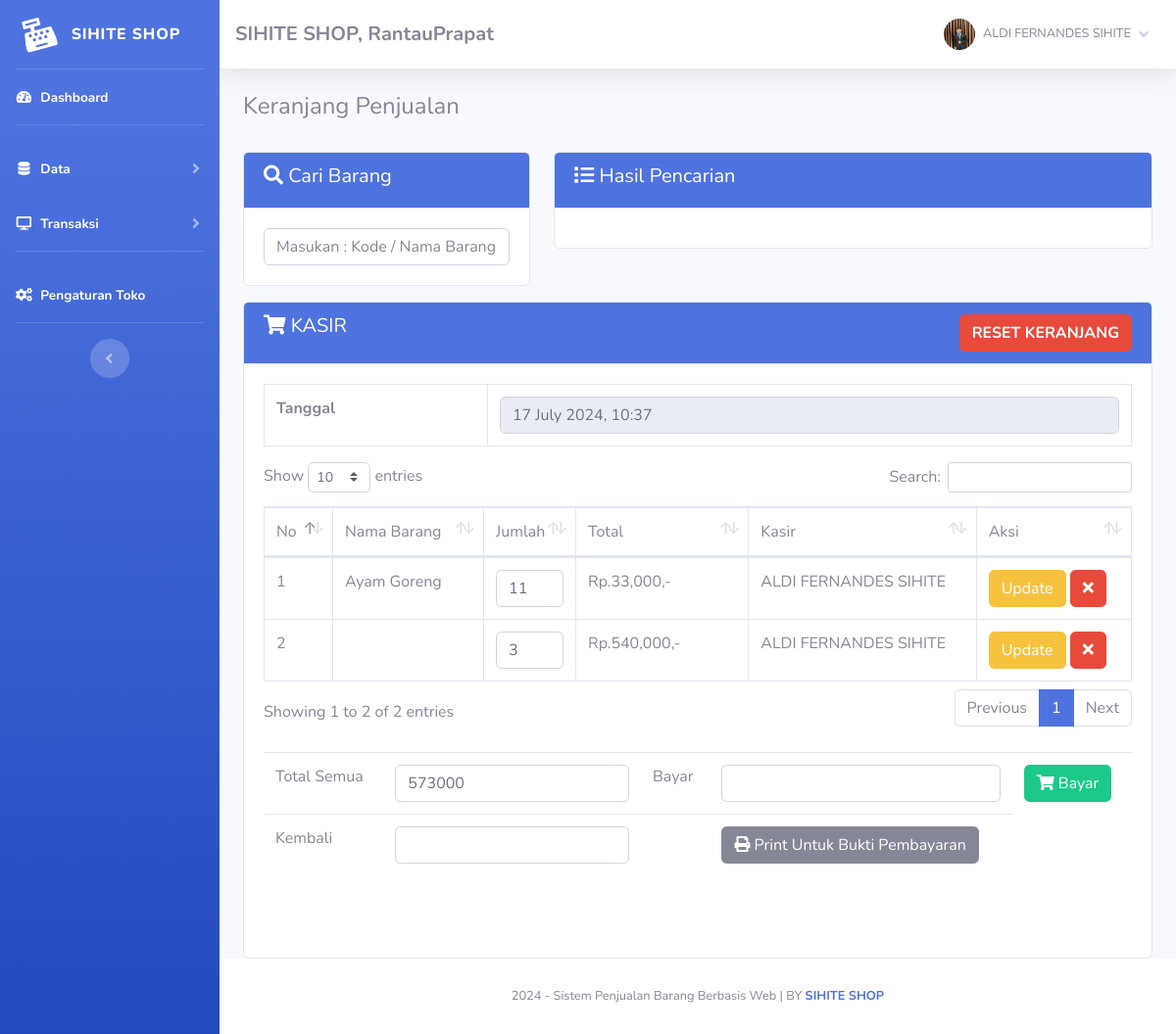
The page /index.php?page=jual (signed in) on the database its author committed.
### tables this page shows
CREATE TABLE `toko` (
  `id_toko` int(11) NOT NULL,
  `nama_toko` varchar(255) NOT NULL,
  `alamat_toko` text NOT NULL,
  `tlp` varchar(255) NOT NULL,
  `nama_pemilik` varchar(255) NOT NULL
);

CREATE TABLE `member` (
  `id_member` int(11) NOT NULL,
  `nm_member` varchar(255) NOT NULL,
  `alamat_member` text NOT NULL,
  `telepon` varchar(255) NOT NULL,
  `email` varchar(255) NOT NULL,
  `gambar` text NOT NULL,
  `NIK` text NOT NULL
);

CREATE TABLE `penjualan` (
  `id_penjualan` int(11) NOT NULL,
  `id_barang` varchar(255) NOT NULL,
  `id_member` int(11) NOT NULL,
  `jumlah` varchar(255) NOT NULL,
  `total` varchar(255) NOT NULL,
  `tanggal_input` varchar(255) NOT NULL
);

CREATE TABLE `barang` (
  `id` int(11) NOT NULL,
  `id_barang` varchar(255) NOT NULL,
  `id_kategori` int(11) NOT NULL,
  `nama_barang` text NOT NULL,
  `merk` varchar(255) NOT NULL,
  `harga_beli` varchar(255) NOT NULL,
  `harga_jual` varchar(255) NOT NULL,
  `satuan_barang` varchar(255) NOT NULL,
  `stok` text NOT NULL,
  `tgl_input` varchar(255) NOT NULL,
  `tgl_update` varchar(255) DEFAULT NULL
);

### admin/module/jual/index.php (the view, shortened to what this page needs)
<h4>Keranjang Penjualan</h4>
<br>
<div class="row">
	<div class="col-sm-4">
		<div class="card card-primary mb-3">
			<div class="card-header bg-primary text-white">
				<h5><i class="fa fa-search"></i> Cari Barang</h5>
			</div>
			<div class="card-body">
				<input type="text" id="cari" class="form-control" name="cari" placeholder="Masukan : Kode / Nama Barang  [ENTER]">
			</div>
		</div>
	</div>
	<div class="col-sm-8">
		<div class="card card-primary mb-3">
			<div class="card-header bg-primary text-white">
				<h5><i class="fa fa-list"></i> Hasil Pencarian</h5>
			</div>
			<div class="card-body">
			</div>
		</div>
	</div>
	<div class="col-sm-12">
		<div class="card card-primary">
			<div class="card-header bg-primary text-white">
				<h5><i class="fa fa-shopping-cart"></i> KASIR
				<a class="btn btn-danger float-right"
					onclick="javascript:return confirm('Apakah anda ingin reset keranjang ?');" href="fungsi/hapus/hapus.php?penjualan=jual">
					<b>RESET KERANJANG</b></a>
				</h5>
			</div>
			<div class="card-body">
				<div id="keranjang" class="table-responsive">
					<table class="table table-bordered">
						<tr>
							<td><b>Tanggal</b></td>
							<td><input type="text" readonly="readonly" class="form-control" value="<?php echo date("j F Y, G:i");?>" name="tgl"></td>
						</tr>
					</table>
					<table class="table table-bordered w-100" id="example1">
						<thead>
							<tr>
								<td> No</td>
								<td> Nama Barang</td>
								<td style="width:10%;"> Jumlah</td>
								<td style="width:20%;"> Total</td>
								<td> Kasir</td>
								<td> Aksi</td>
							</tr>
						</thead>
						<tbody>
							<?php $total_bayar=0; $no=1; $hasil_penjualan = $lihat -> penjualan();?>
							<?php foreach($hasil_penjualan  as $isi){?>
							<tr>
								<td><?php echo $no;?></td>
								<td><?php echo $isi['nama_barang'];?></td>
								<td>
									<form method="POST" action="fungsi/edit/edit.php?jual=jual">
											<input type="number" name="jumlah" value="<?php echo $isi['jumlah'];?>" class="form-control">
										</td>
										<td>Rp.<?php echo number_format($isi['total']);?>,-</td>
										<td><?php echo $isi['nm_member'];?></td>
										<td>
											<button type="submit" class="btn btn-warning">Update</button>
									<a href="fungsi/hapus/hapus.php?jual=jual&id=<?php echo $isi['id_penjualan'];?>&brg=<?php echo $isi['id_barang'];?>
										&jml=<?php echo $isi['jumlah']; ?>"  class="btn btn-danger"><i class="fa fa-times"></i>
									</a>
								</td>
							</tr>
							<?php $no++; $total_bayar += $isi['total'];}?>
						</tbody>
				</table>
				<br/>
				<div id="kasirnya">
					<table class="table table-stripped">
						<form method="POST" action="index.php?page=jual&nota=yes#kasirnya">
							<tr>
								<td>Total Semua  </td>
								<td><input type="text" class="form-control" name="total" value="<?php echo $total_bayar;?>"></td>
								<td>Bayar  </td>
								<td><input type="text" class="form-control" name="bayar" value="<?php echo $bayar;?>"></td>
								<td><button class="btn btn-success"><i class="fa fa-shopping-cart"></i> Bayar</button>
								<?php  if(!empty($_GET['nota'] == 'yes')) {?>
									<a class="btn btn-danger" href="fungsi/hapus/hapus.php?penjualan=jual">
									<b>RESET</b></a></td><?php }?></td>
							</tr>
						</form>
						<tr>
							<td>Kembali</td>
							<td><input type="text" class="form-control" value="<?php echo $hitung;?>"></td>
							<td></td>
							<td>
								<a href="print.php?nm_member=<?php echo $_SESSION['admin']['nm_member'];?>
								&bayar=<?php echo $bayar;?>&kembali=<?php echo $hitung;?>" target="_blank">
								<button class="btn btn-secondary">
									<i class="fa fa-print"></i> Print Untuk Bukti Pembayaran
								</button></a>
							</td>
						</tr>
					</table>
					<br/>
					<br/>
				</div>
			</div>
		</div>
	</div>
</div>

### admin/template/sidebar.php (shortened to what this page needs)
<?php
    $id = $_SESSION['admin']['id_member'];
    $hasil_profil = $lihat -> member_edit($id);
?>
<ul class="navbar-nav bg-gradient-primary sidebar sidebar-dark accordion" id="accordionSidebar">
    <a class="sidebar-brand d-flex align-items-center justify-content-center" href="index.php">
        <div class="sidebar-brand-icon rotate-n-15">
            <i class="fas fa-cash-register"></i>
        </div>
        <div class="sidebar-brand-text mx-3">SIHITE SHOP<sup></sup></div>
    </a>
    <hr class="sidebar-divider my-0">
    <li class="nav-item active">
        <a class="nav-link" href="index.php">
            <i class="fas fa-fw fa-tachometer-alt"></i>
            <span>Dashboard</span></a>
    </li>
    <hr class="sidebar-divider">
    <li class="nav-item active">
        <a class="nav-link collapsed" href="#" data-toggle="collapse" data-target="#collapseTwo" aria-expanded="true"
            aria-controls="collapseTwo">
            <i class="fas fa-fw fa-database"></i>
            <span>Data</span>
        </a>
    </li>
    <li class="nav-item active">
        <a class="nav-link collapsed" href="#" data-toggle="collapse" data-target="#collapse3" aria-expanded="true"
            aria-controls="collapse3">
            <i class="fas fa-fw fa-desktop"></i>
            <span>Transaksi</span>
        </a>
    </li>
    <hr class="sidebar-divider">
    <li class="nav-item active">
        <a class="nav-link" href="index.php?page=pengaturan">
            <i class="fas fa-fw fa-cogs"></i>
            <span>Pengaturan Toko</span></a>
    </li>
    <hr class="sidebar-divider d-none d-md-block">
    <div class="text-center d-none d-md-inline">
        <button class="rounded-circle border-0" id="sidebarToggle"></button>
    </div>
</ul>
<div id="content-wrapper" class="d-flex flex-column">
    <div id="content">
        <nav class="navbar navbar-expand navbar-light bg-white topbar mb-4 static-top shadow">
            <h5 class="d-lg-block d-none mt-2"><b><?php echo $toko['nama_toko'];?>, <?php echo $toko['alamat_toko'];?></b></h5>
            <ul class="navbar-nav ml-auto">
                <li class="nav-item dropdown no-arrow">
                    <a class="nav-link dropdown-toggle" href="#" id="userDropdown" role="button" data-toggle="dropdown"
                        aria-haspopup="true" aria-expanded="false">
                        <img class="img-profile rounded-circle"
                            src="assets/img/user/<?php echo $hasil_profil['gambar'];?>">
                        <span
                            class="mr-2 d-none d-lg-inline text-gray-600 small ml-2"><?php echo $hasil_profil['nm_member'];?></span>
                        <i class="fas fa-angle-down"></i>
                    </a>
                </li>
            </ul>
        </nav>
        <div class="container-fluid">

### rows shown on the page
toko: nama_toko "SIHITE SHOP", alamat_toko "RantauPrapat"
penjualan: barang.nama_barang "Ayam Goreng", jumlah "11", total "33,000", id_member.nm_member "ALDI FERNANDES SIHITE"
penjualan: jumlah "3", total "540,000", id_member.nm_member "ALDI FERNANDES SIHITE"

### other values the page prints
$hasil_profil['nm_member'] "ALDI FERNANDES SIHITE"
